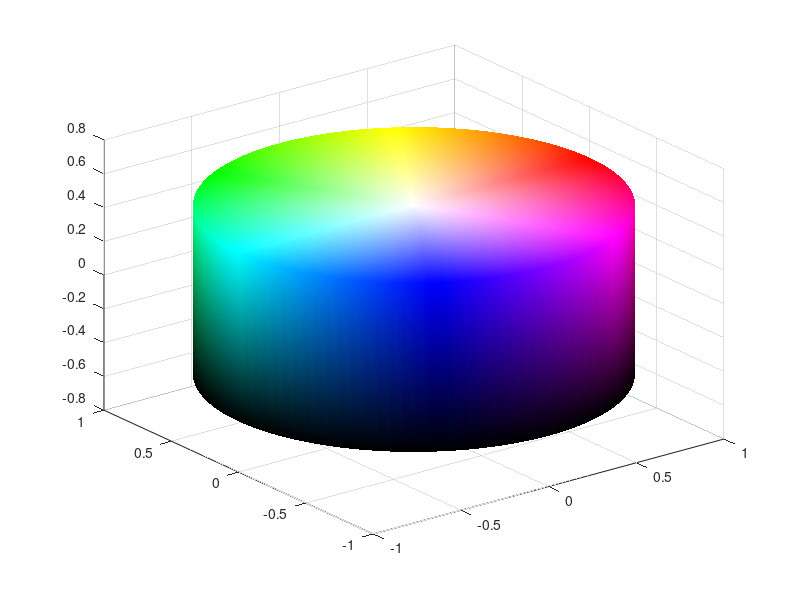

This figure's MATLAB source:
clear all; close all; clc;

%% Define Vertices
NumOfVert = 108;   %divide by 6 for color fill
vertsPolarAngle = linspace(0,2*pi,NumOfVert+1);
vertsX = cos(vertsPolarAngle);
vertsY = sin(vertsPolarAngle);
topVerts = zeros(NumOfVert+1,3);
botVerts = zeros(NumOfVert+1,3);
topVertIndex = zeros(NumOfVert+1,1);
botVertIndex = zeros(NumOfVert+1,1);
for i=1:NumOfVert
    topVerts(i,:) = [vertsX(i) vertsY(i) 0.5];
    botVerts(i,:) = [vertsX(i) vertsY(i) -0.5];
end
topVerts(NumOfVert+1,:) = [0 0 0.5];
botVerts(NumOfVert+1,:) = [0 0 -0.5];

index = 1;
for i=1:NumOfVert+1
    topVertIndex(i) = index;
    index = index + 1;
end
for i=1:NumOfVert+1
    botVertIndex(i) = index;
    index = index + 1;
end

verts = [ topVerts; botVerts ];

%% Define Colors

vertColor = zeros(2*(NumOfVert+1),3);
slice0to1 = linspace(0,1,NumOfVert/6);
slice1to0 = linspace(1,0,NumOfVert/6);
allzero = zeros(NumOfVert/6,1);
allone = ones(NumOfVert/6,1);

vertColor(1:NumOfVert/6,1) =allone;
vertColor(1:NumOfVert/6,2) =slice0to1;
vertColor(1:NumOfVert/6,3) =allzero;

vertColor(NumOfVert/6+1:2*NumOfVert/6,1) =slice1to0;
vertColor(NumOfVert/6+1:2*NumOfVert/6,2) =allone;
vertColor(NumOfVert/6+1:2*NumOfVert/6,3) =allzero;

vertColor(2*NumOfVert/6+1:3*NumOfVert/6,1) =allzero;
vertColor(2*NumOfVert/6+1:3*NumOfVert/6,2) =allone;
vertColor(2*NumOfVert/6+1:3*NumOfVert/6,3) =slice0to1;

vertColor(3*NumOfVert/6+1:4*NumOfVert/6,1) =allzero;
vertColor(3*NumOfVert/6+1:4*NumOfVert/6,2) =slice1to0;
vertColor(3*NumOfVert/6+1:4*NumOfVert/6,3) =allone;

vertColor(4*NumOfVert/6+1:5*NumOfVert/6,1) =slice0to1;
vertColor(4*NumOfVert/6+1:5*NumOfVert/6,2) =allzero;
vertColor(4*NumOfVert/6+1:5*NumOfVert/6,3) =allone;

vertColor(5*NumOfVert/6+1:6*NumOfVert/6,1) =allone;
vertColor(5*NumOfVert/6+1:6*NumOfVert/6,2) =allzero;
vertColor(5*NumOfVert/6+1:6*NumOfVert/6,3) =slice1to0;

vertColor(NumOfVert+1,:) = [1,1,1];

for i = NumOfVert+2:2*(NumOfVert+1)
    vertColor(i,:) = [0,0,0];
end

%% Empty faces list
faces = [];

%% Top faces
for i=1:NumOfVert
   if(i==NumOfVert)
       faces = [faces;topVertIndex(i) topVertIndex(NumOfVert+1) topVertIndex(1)]; 
   else
       faces = [faces;topVertIndex(i) topVertIndex(NumOfVert+1) topVertIndex(i+1)]; 
   end
end

%% Side faces (Your efforts here)
for i=1:NumOfVert
   if(i==NumOfVert)
       faces = [faces;topVertIndex(i) botVertIndex(1) topVertIndex(1)]; 
   else
       faces = [faces;topVertIndex(i) botVertIndex(i+1) topVertIndex(i+1)]; 
   end
end

for i=1:NumOfVert
   if(i==NumOfVert)
       faces = [faces;botVertIndex(i) topVertIndex(i) botVertIndex(1)];
   else
       faces = [faces;botVertIndex(i) topVertIndex(i) botVertIndex(i+1)]; 
   end
end
%% Bottom faces
for i=1:NumOfVert
   if(i==NumOfVert)
       faces = [faces;botVertIndex(i) botVertIndex(NumOfVert+1) botVertIndex(1)]; 
   else
       faces = [faces;botVertIndex(i) botVertIndex(NumOfVert+1) botVertIndex(i+1)]; 
   end 
end

%% Show HSV cylinder in 3D figure
result = trisurf(faces,verts(:,1),verts(:,2),verts(:,3),'FaceVertexCData', vertColor,'FaceColor','interp', 'EdgeAlpha', 0);
